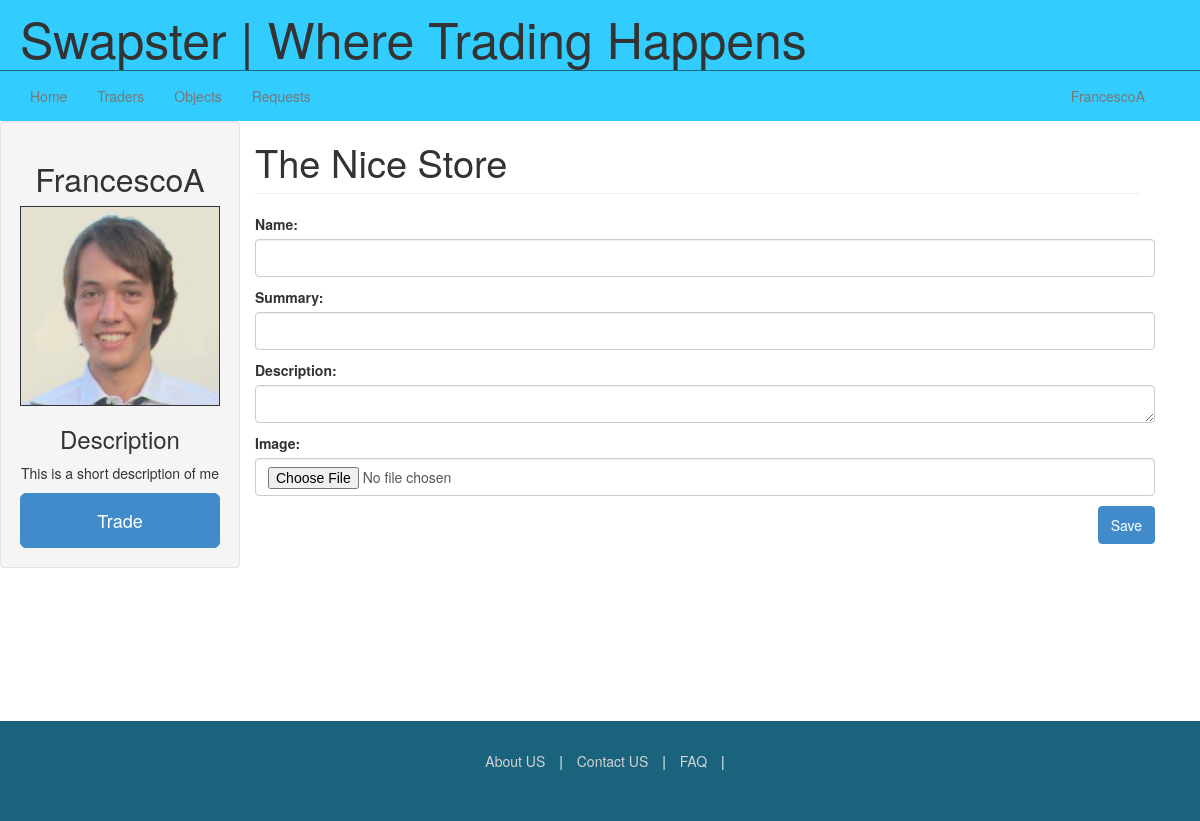
The app's page /objects/add/ (signed in), older data.
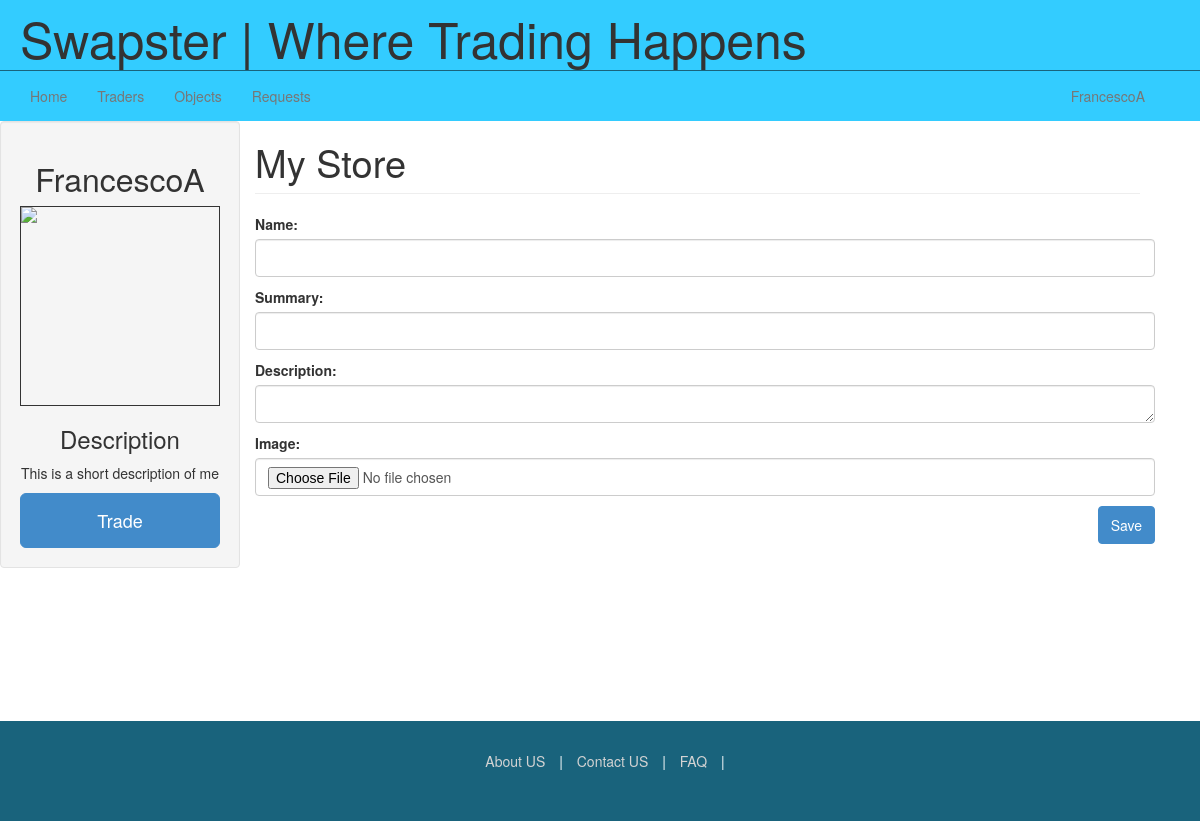
The same page, newer data.
### trader/models.py (models this page shows, shortened)
class Trader(AbstractUser):
	store_title = models.CharField(max_length=100,default="My Store")
	bio = models.CharField(max_length=500, default="This is a short description of me")
	image = models.ImageField(upload_to="traders/")
	date_created = models.DateTimeField(auto_now=True)

### objects/views.py (the view, shortened to what this page needs)
class ObjectCreateView(CreateView):
    model = Object
    form_class = ObjectForm
    template_name = 'objects/object_create.html'

### objects/forms.py
class ObjectForm(ModelForm):
	class Meta:
		model = Object
		fields = ('name', 'summary', 'description', 'image')

### templates/objects/object_create.html (shortened to what this page needs)
{% extends 'trader/profile.html' %}
{% block profile_content %}
	<form enctype="multipart/form-data" method="post" class ="creation-form">
		{{ form.as_p }}
    	<button class="btn btn-primary pull-right" type="submit" value="Save"/>Save</button>
	</form>
{% endblock %}

### templates/trader/profile.html (shortened to what this page needs)
{% extends 'swapster/base.html' %}
{% block content %}
<div class="row">
	<div class="col-3 profile">
		<div class='well'>
			<h2> {{ user.username }}</h2>
			{% if user.image %}
			<img class="profile-pic" src="{{ user.image.url }}"/>
			{% else%}
			<img class="profile-pic" src="http://s7.postimg.org/5q3jk5cm3/default.jpg">
			{% endif %}
			<h3> Description </h3>
			<p> {{ user.bio }}</p>
			<button class="btn btn-large btn-primary btn-block"> Trade </button>
		</div>
	</div>
	<div class="col-9">
		<div class="row">
			<h1 class="store-header">{{ user.store_title }} </h1>
		</div>
		<hr>
		<div class="row">
			{% block profile_content %}{% endblock %}
		</div>
	</div>
</div>
{% endblock %}

### templates/swapster/base.html (shortened to what this page needs)
{% extends 'index.html' %}
{% block additional_css %}
	{% load staticfiles %}
	<link rel="stylesheet" type="text/css" href="{% static "css/base.css" %}"/>
	<link rel="stylesheet" type="text/css" href="{% static "css/modal.css" %}"/>
	<link rel="stylesheet" type="text/css" href="{% static "css/profile.css" %}"/>
{% endblock %}
{% block additional_header %}
<div class="row nav-container">
<div class="navbar affix">
	<ul class="nav navbar-nav">
		<li><a href="{% url 'trader.views.profile' %}">Home</a></li>
		<li><a href="#">Traders</a></li>
		<li><a href="#">Objects</a></li>
		<li><a href="#">Requests</a></li>
	</ul>
	<p id="username" class="navbar-text pull-right"><a href="#" class="navbar-link">{{ user.username }}</a></p></li>
</div>
</div>
{% endblock %}

Row changes from the older to the newer data that the page shows:
changed Trader "FrancescoA": store_title "The Nice Store" → "My Store"; image: picture removed
